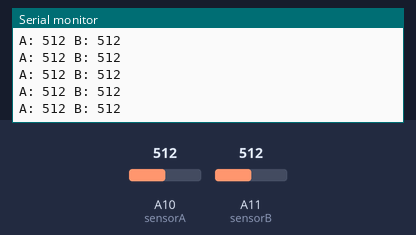
The sketch below on a simulated Arduino Mega 2560, built with avr-gcc and run on an emulated ATmega2560. On the bench: the last lines printed to the serial monitor. Inputs (shaded band) come from the test bench; at power-on: A10 (sensorA) = 512, A11 (sensorB) = 512.

Above: at 1.2 s.
1.3 s: A10 (sensorA) set to 716
At 1.31 s:
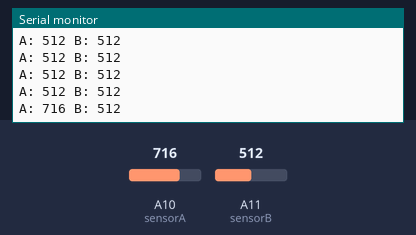
2.8 s: A11 (sensorB) set to 716
At 2.82 s:
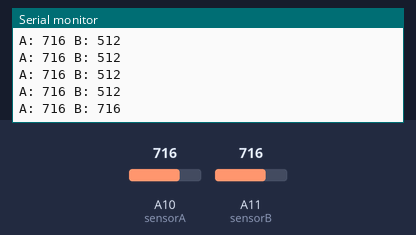
4.3 s: A10 (sensorA) set to 900
At 4.33 s:
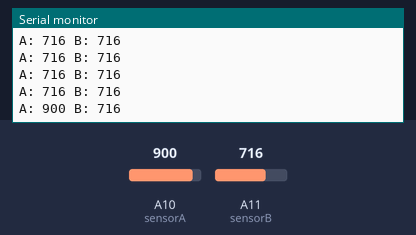
5.8 s: A11 (sensorB) set to 900
At 5.84 s:
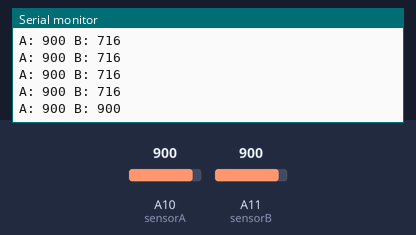
Timing chart, 0 to 8.3 s (numbered marks = the images above; inputs shaded):
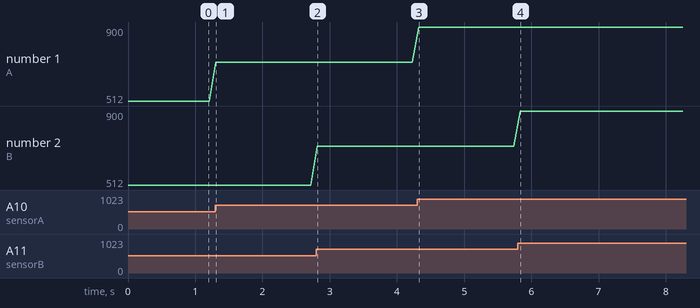

The sketch:

Bowie2_ultrasonictest.ino
```cpp
#include <Streaming.h>

int sensorA = A10;
int sensorB = A11;

void setup() {
  Serial.begin(19200);
  pinMode(sensorA, INPUT);
  pinMode(sensorB, INPUT);
}

void loop() {
  Serial << "A: " << analogRead(sensorA) << " B: " << analogRead(sensorB) << endl;
  delay(100);
}
```

Measured:
- after the input at 1.3 s, the serial monitor: prints a new line at once (image 1)
- after the input at 2.8 s, the serial monitor: prints a new line at once (image 2)
- after the input at 4.3 s, the serial monitor: prints a new line at once (image 3)
- after the input at 5.8 s, the serial monitor: prints a new line at once (image 4)
- plotted number 1: 512 → 716 after the input at 1.3 s, 716 → 900 after the input at 4.3 s
